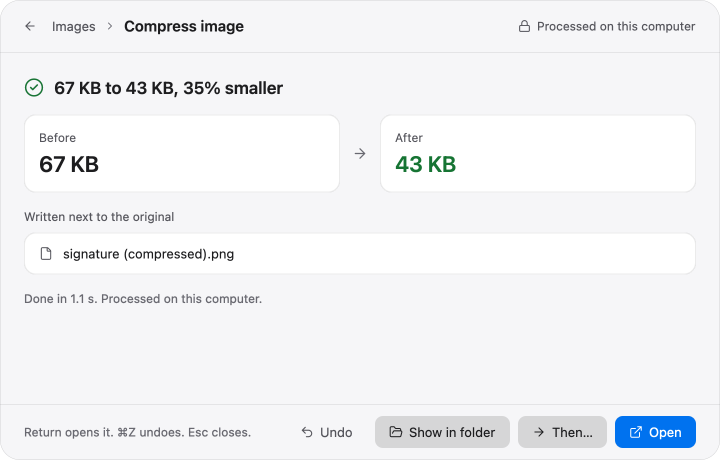
#> input picture docs/launch/drops/share/assets/src-captures/bar-result-light.png, 1440 x 920 px, found by its file name (shown at 1/2 size)
$ python prep_plates.py
#> lines starting #> are read from the running program, lines starting #| are printed output that depends on the picture
"""Derive the plates the Share drop uses from assets/src-captures (real captures of the real app).
Run from docs/launch/drops/share:  python3 tools/prep_plates.py

Every pixel is from a real capture. The edits, all listed in facts.md:
  * the result plate: its footer button row is erased (the buttons are redrawn in HTML);
  * the Nearby list is cut after its second row (the test-fixture rows are dropped) and closed with the card's own bottom edge;
  * "Kitchen Mac mini" in the sending and done cards is replaced by "Anzal's iPhone", copied glyph for glyph from
    the same capture's device row (same size, same colour, same renderer);
  * the incoming prompt loses its fourth file row (a test-fixture name) and "and 2 more" becomes "and 3 more", the 3
    copied from the size column ("3.4 MB"); the file count is still 6;
  * the empty middle of the wide Share cards (between the names and the buttons) is cut out so the text can be shown larger.
"""
from PIL import Image, ImageDraw
S, O = 'assets/src-captures/', 'assets/plates/'
def load(n): return Image.open(S + n).convert('RGB')

# ---- result card: erase the old button row (x 520 to 1400), keep the hint text on the left
im = Image.open(S + 'bar-result-light.png').convert('RGBA')
#> im is the input picture: PIL image 1440x920 RGBA; mean R, G, B, A 241.4, 242.3, 244.7, 236
bg = im.getpixel((580, 885))
#> bg = (246, 246, 248, 229)
ImageDraw.Draw(im).rectangle([520, 822, 1400, 906], fill=bg)
im.save(O + 'result.png', optimize=True)

def glyph_patch(img, src, src_box, dst_xy, erase_box):
    """Paint erase_box with the card white, then paste src_box of src with its top-left at dst_xy."""
    ImageDraw.Draw(img).rectangle(erase_box, fill=(255, 255, 255))
    img.paste(src.crop(src_box), dst_xy)

devices, sending, done = load('share-05-ready-to-send.png'), load('share-07-sending.png'), load('share-08-send-done.png')
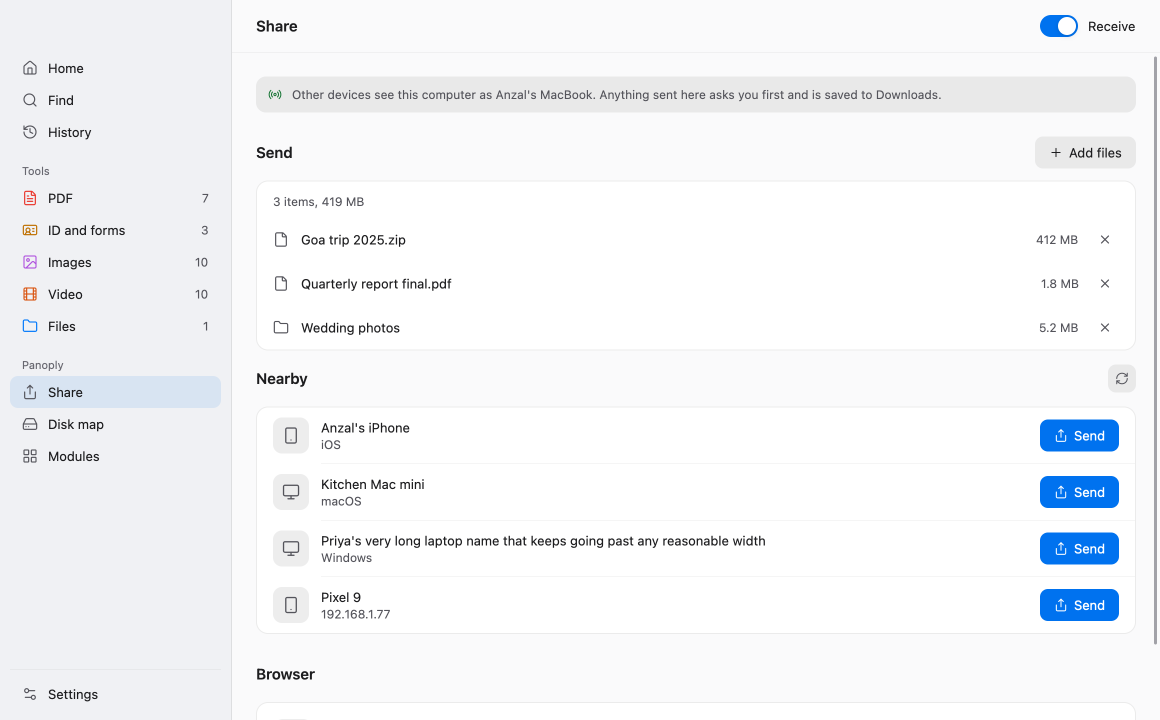
#> input picture docs/launch/drops/share/assets/src-captures/share-05-ready-to-send.png, 2320 x 1440 px, found by its file name (shown at 1/2 size)
#> call 2 of load, with n = 'share-07-sending.png'
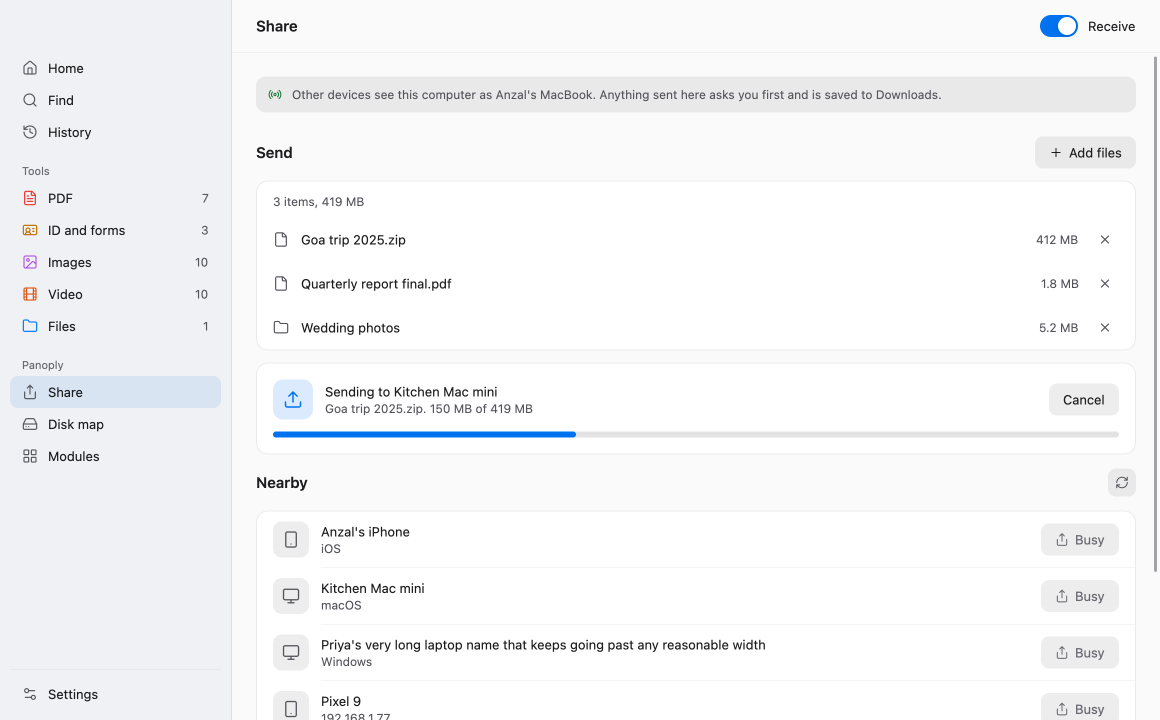
#> input picture docs/launch/drops/share/assets/src-captures/share-07-sending.png, 2320 x 1440 px, found by its file name (shown at 1/2 size)
#> call 3 of load, with n = 'share-08-send-done.png'
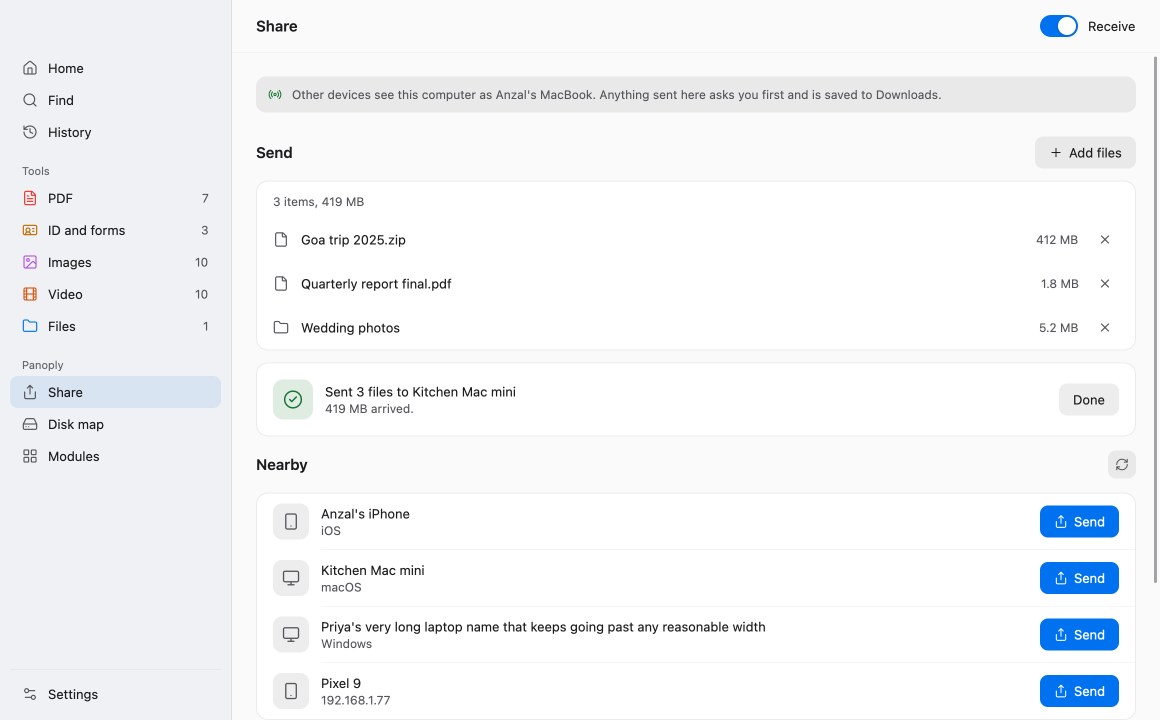
#> input picture docs/launch/drops/share/assets/src-captures/share-08-send-done.png, 2320 x 1440 px, found by its file name (shown at 1/2 size)

# "Anzal's iPhone" from the device row: x 643 to 818, ascender top y 845. The old title words start at x 790 (sending)
# and x 827 (done), ascender top y 773.
IPH = (639, 838, 823, 872)
dy = 773 - 845
for img, x0, x1 in ((sending, 790, 992), (done, 827, 1029)):
    glyph_patch(img, devices, IPH, (x0 - (643 - 639), 838 + dy), (x0 - 4, 765, x1 + 6, 796))
#> this loop made 2 passes
#> (x0, x1) on passes 1 to 2: (790, 992), (827, 1029)

def join(img, y0, y1, left=(480, 1250), right=(2040, 2290)):
    """Crop rows y0..y1 and cut out the empty middle between the names (left) and the buttons (right)."""
#> called with y0 = 730, y1 = 1016, left = (480, 1250), right = (2040, 2290)
    l = img.crop((left[0], y0, left[1], y1)); r = img.crop((right[0], y0, right[1], y1))
    out = Image.new('RGB', (l.width + r.width, y1 - y0)); out.paste(l, (0, 0)); out.paste(r, (l.width, 0))
#> after `out = Image.new('RGB', (l.width + r.width, y1 - y0))`: out: PIL image 1020x286 RGB; every value is 0
    return out

# Nearby: heading and two device rows, then the card's own bottom edge (the strip below the last fixture row)
top = join(devices, 730, 1016)
strip = join(devices, 1245, 1276)
#> in join (call 2), `out = Image.new('RGB', (l.width + r.width, y1 - y0))`: out: PIL image 1020x31 RGB; every value is 0
b = Image.new('RGB', (top.width, top.height + strip.height)); b.paste(top, (0, 0)); b.paste(strip, (0, top.height))
#> after `b = Image.new('RGB', (top.width, top.height + strip.height))`: b: PIL image 1020x317 RGB; every value is 0
b.save(O + 'b_list.png', optimize=True)
join(sending, 706, 912).save(O + 'b_send.png', optimize=True)
#> in join (call 3), `out = Image.new('RGB', (l.width + r.width, y1 - y0))`: out: PIL image 1020x206 RGB; every value is 0
d = join(done, 706, 912)
#> call 4 of join, with y0 = 706, y1 = 912, left = (480, 1250), right = (2040, 2290)
#> in join (call 4), `out.paste(r, (l.width, 0))`:
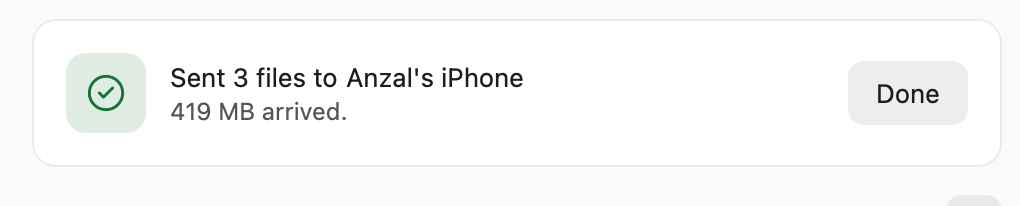
#> out: PIL image 1020x206 RGB; mean R, G, B 247.7, 248.2, 248.2
# the last rows show the top of the next section's refresh button: repeat a clean page row over them
row = d.crop((0, d.height - 30, d.width, d.height - 29)).resize((d.width, 14))
d.paste(row, (0, d.height - 14))
d.save(O + 'b_done.png', optimize=True)

# ---- incoming prompt: patch "2" to "3", then remove the fourth file row (y 507 to 587)
inc = load('share-12-incoming-prompt.png')
#> call 4 of load, with n = 'share-12-incoming-prompt.png'
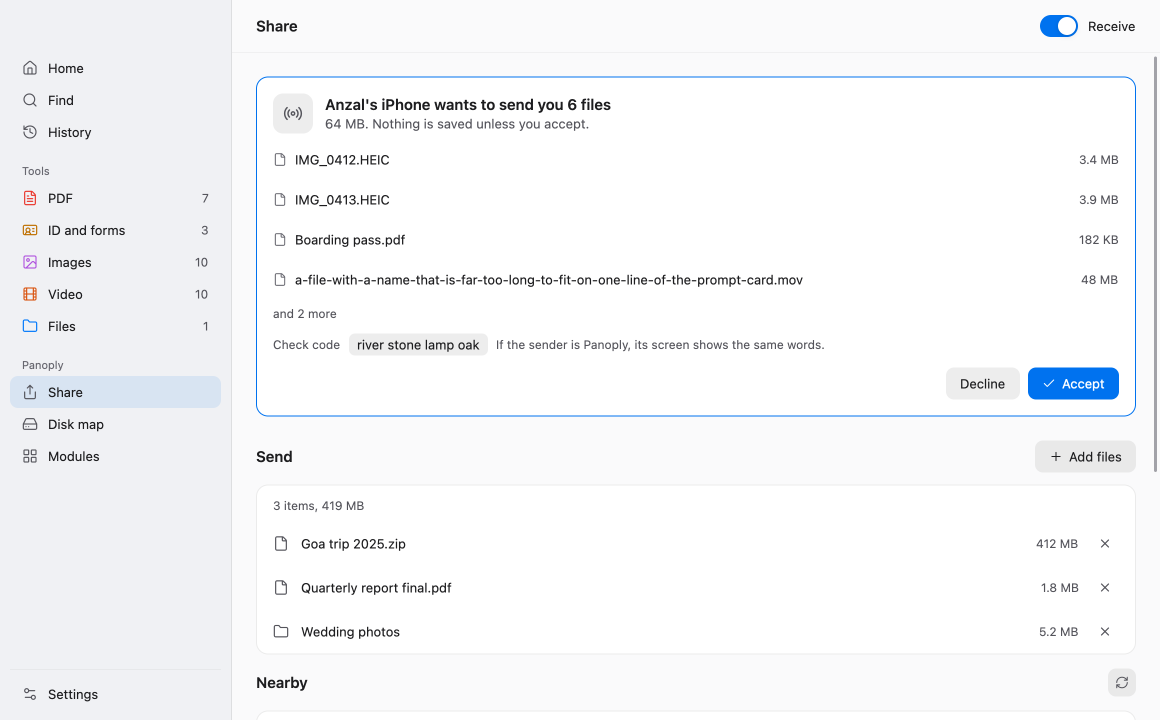
#> input picture docs/launch/drops/share/assets/src-captures/share-12-incoming-prompt.png, 2320 x 1440 px, found by its file name (shown at 1/2 size)
glyph_patch(inc, inc, (2159, 309, 2173, 329), (595, 617), (594, 616, 611, 639))
cut0, cut1 = 507, 587
joined = Image.new('RGB', (inc.width, inc.height - (cut1 - cut0)))
#> joined: PIL image 2320x1360 RGB; every value is 0
joined.paste(inc.crop((0, 0, inc.width, cut0)), (0, 0)); joined.paste(inc.crop((0, cut1, inc.width, inc.height)), (0, cut0))
#> after `joined.paste(inc.crop((0, cut1, inc.width, inc.height)), (0, cut0))`:
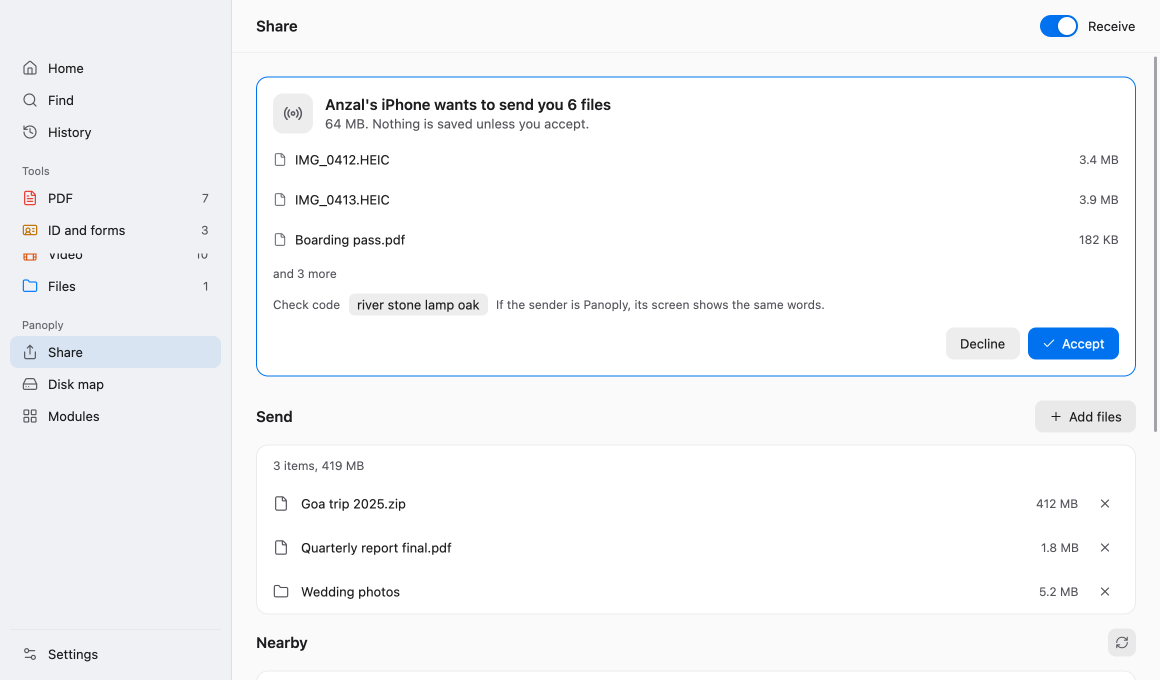
#> joined: PIL image 2320x1360 RGB (shown at 1/2 size); mean R, G, B 245.7, 246.7, 248.6
joined.crop((480, 140, 2290, 772)).save(O + 'incoming.png', optimize=True)
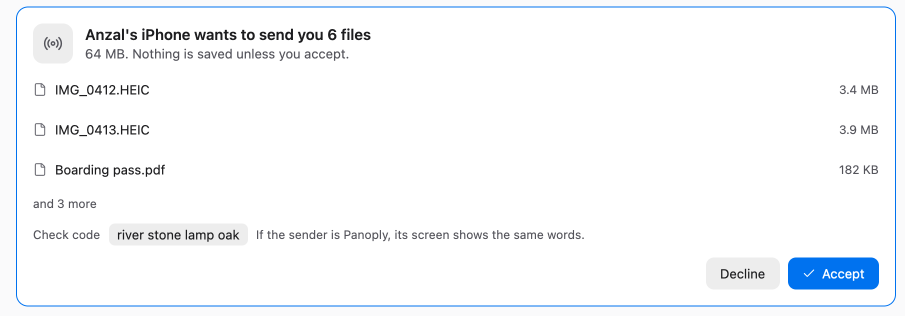
#> saved as incoming.png: PIL image 1810x632 RGB (shown at 1/2 size); mean R, G, B 246.2, 248.2, 250.5

# ---- QR page: unmodified crop
#> (the run stopped early here; a loop or call above may not have finished)
